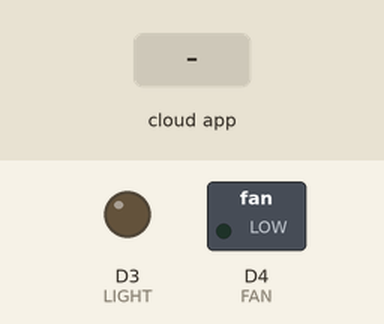
Simulated run of this sketch. Board: ESP8266 (NodeMCU). Parts: switched loads named in the sketch (green lamp = pin HIGH), output pins drawn as LEDs (lit = HIGH). The test bench sets the inputs (shaded band). WiFi joins after 1.5 s; servers stay silent unless stated; no MQTT or app messages arrive unless stated; what the sketch prints to the serial monitor is not drawn.

Above: at 2.7 s.
2.8 s: the phone or cloud app sets room-light to 0
At 3.1 s:
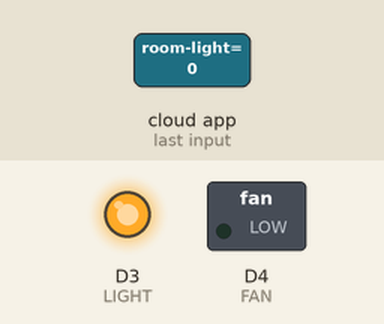
4.3 s: the phone or cloud app sets room-fan to 0
At 5.2 s:
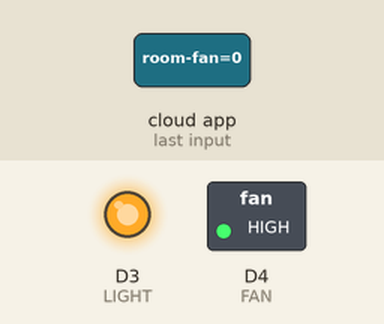
5.8 s: the phone or cloud app sets room-light to 1
At 6.9 s:
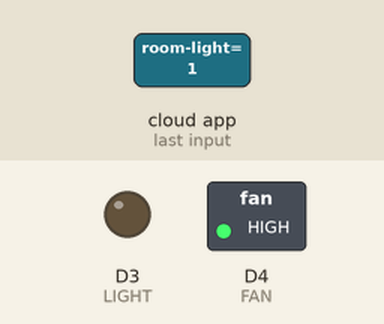
7.3 s: the phone or cloud app sets room-fan to 1
At 7.9 s:
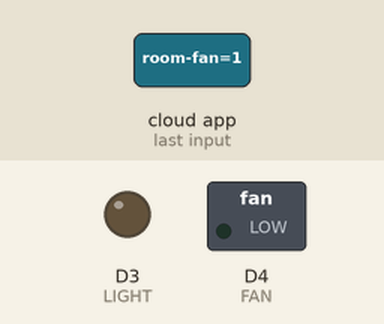
Timing chart, 0 to 9.8 s (numbered marks = the images above; inputs shaded):
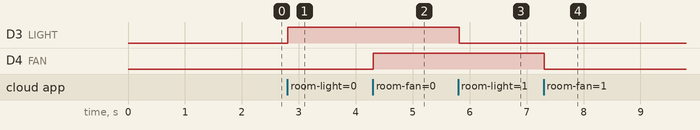

The sketch:

my-duino.ino
```cpp
#include <ESP8266WiFi.h>
#include <Adafruit_MQTT.h>
#include <Adafruit_MQTT_Client.h>


#define WLAN_SSID       "SlowPoke"
#define WLAN_PASS       "Prithikakaka"

#define AIO_SERVER      "io.adafruit.com"
#define AIO_SERVERPORT  1883
#define AIO_USERNAME    "Bluff"
#define AIO_KEY         "key-here"

static const uint8_t D1   = 5;
static const uint8_t D5   = 14;
static const uint8_t D3   = 0;
static const uint8_t D4   = 2;

#define LED 2
int LIGHT = D3;
int FAN = D4;

WiFiClient client;

Adafruit_MQTT_Client mqtt(&client, AIO_SERVER, AIO_SERVERPORT, AIO_USERNAME, AIO_USERNAME, AIO_KEY);
Adafruit_MQTT_Subscribe lightfeed = Adafruit_MQTT_Subscribe(&mqtt, AIO_USERNAME "/feeds/room-light");
Adafruit_MQTT_Subscribe fanfeed = Adafruit_MQTT_Subscribe(&mqtt, AIO_USERNAME "/feeds/room-fan");
void MQTT_connect();

void setup()
{
  //pinMode(LED,OUTPUT);
  pinMode(LIGHT,OUTPUT);
  pinMode(FAN,OUTPUT);

  Serial.begin(115200);

  // Connect to WiFi
  WiFi.begin(WLAN_SSID, WLAN_PASS);
  while (WiFi.status() != WL_CONNECTED)
  {
     delay(500);
     Serial.print("*");
  }

  Serial.println("");
  Serial.println("WiFi connection Successful");
  Serial.print("The IP Address of ESP8266 Module is: ");
  Serial.print(WiFi.localIP());// Print the IP address

  mqtt.subscribe(&lightfeed);
  mqtt.subscribe(&fanfeed);
}


void loop() {
   MQTT_connect();
   Adafruit_MQTT_Subscribe *subscription;
   while ((subscription = mqtt.readSubscription(5000))) {
    if (subscription == &lightfeed) {
      //Serial.print(F("Got: "));
      //Serial.println((char *)lightfeed.lastread);
      if(strcmp((char *)lightfeed.lastread,"0")){
        //digitalWrite(LED, HIGH);
        digitalWrite(LIGHT, LOW);
      }
      if(strcmp((char *)lightfeed.lastread,"1")){
        //digitalWrite(LED, LOW);
        digitalWrite(LIGHT, HIGH);
      }
    }

    if (subscription == &fanfeed) {
      //Serial.print(F("Got: "));
      //Serial.println((char *)lightfeed.lastread);
      if(strcmp((char *)fanfeed.lastread,"0")){
        //digitalWrite(LED, HIGH);
        digitalWrite(FAN, LOW);
      }
      if(strcmp((char *)fanfeed.lastread,"1")){
        //digitalWrite(LED, LOW);
        digitalWrite(FAN, HIGH);
      }
    }
  }
}


void MQTT_connect() {
  int8_t ret;

  // Stop if already connected.
  if (mqtt.connected()) {
    return;
  }

  Serial.print("Connecting to MQTT... ");
  uint8_t retries = 3;
  while ((ret = mqtt.connect()) != 0) { // connect will return 0 for connected
       Serial.println(mqtt.connectErrorString(ret));
       Serial.println("Retrying MQTT connection in 5 seconds...");
       mqtt.disconnect();
       delay(5000);  // wait 5 seconds
       retries--;
       if (retries == 0) {
         // basically die and wait for WDT to reset me
         while (1);
       }
  }
  Serial.println("MQTT Connected!");
}
```

Measured:
- after the input at 2.8 s, D3 (LIGHT): LOW → HIGH at once
- after the input at 4.3 s, D4 (FAN): LOW → HIGH at once
- after the input at 5.8 s, D3 (LIGHT): HIGH → LOW at once
- after the input at 7.3 s, D4 (FAN): HIGH → LOW at once
